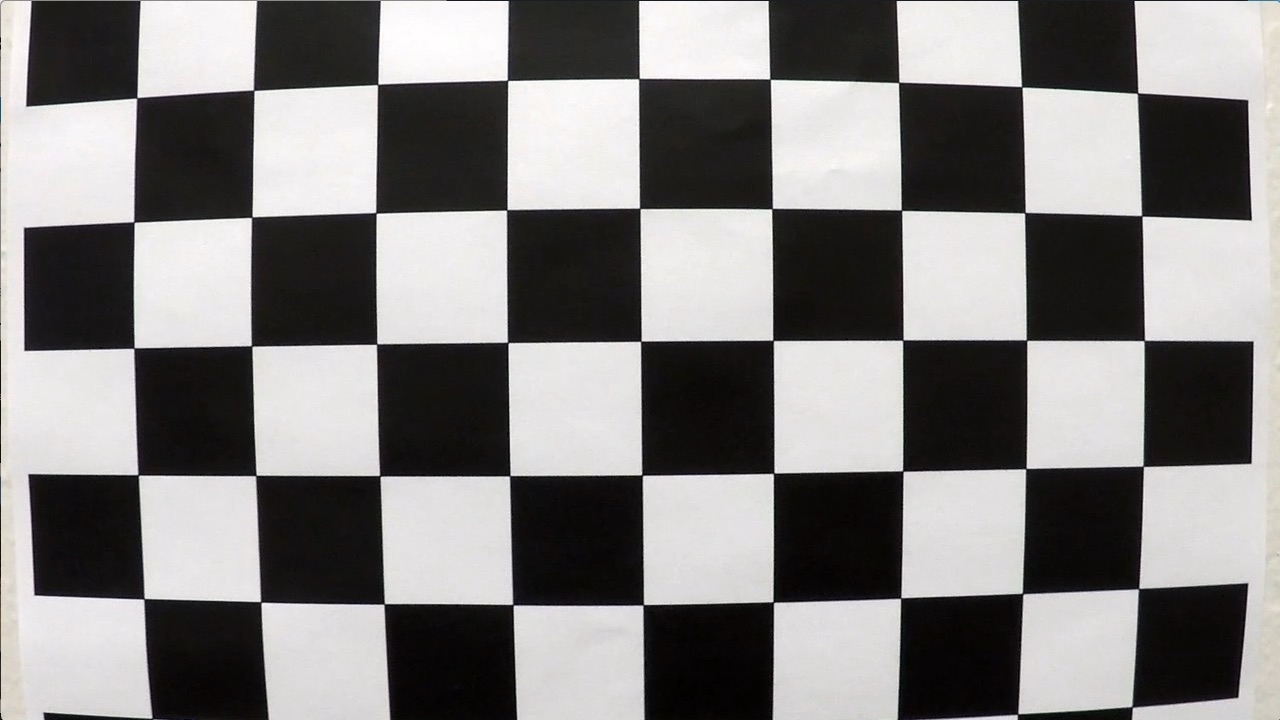
#> input picture camera_cal/calibration1.jpg, 1280 x 720 px; its folder holds 5 pictures in this run
$ python calibrate.py
#> lines starting #> are read from the running program, lines starting #| are printed output that depends on the picture; after the words box and inside, x2 and y2 are one past the last pixel; in counts of white or black regions, pixels touching at a corner belong together
import numpy as np
import cv2
import glob
import matplotlib.pyplot as plt
import pickle

# Prepare object points, like (0,0,0), (1,0,0), (2,0,0) ....,(6,5,0)
# The chessboard is considered as a flat plane, with z coordinate set to zero
objp = np.zeros((6*9,3), np.float32)
# We are reshaping the matrix as the format expected my the calibrate camera function
objp[:,:2] = np.mgrid[0:9, 0:6].T.reshape(-1,2)

# Arrays to store object points and image points from all the images.
objpoints = [] # 3d points in real world space
imgpoints = [] # 2d points in image plane.

# Make a list of calibration images
images = glob.glob('camera_cal/calibration*.jpg')
#counter to keep track the number of images for which the chessboard corners are detected properly.
counter = 0

# Step through the list and search for chessboard corners
for idx, fname in enumerate(images):
    img = cv2.imread(fname)
#> img is the input picture: shape (720, 1280, 3); mean B, G, R 127.8, 128.4, 130.1
    gray = cv2.cvtColor(img, cv2.COLOR_BGR2GRAY)

    # Find the chessboard corners
    ret, corners = cv2.findChessboardCorners(gray, (9,6), None)
#> ret = False; corners = None

    # If found, add object points, image points
    if ret == True:
        objpoints.append(objp)
        imgpoints.append(corners)
        counter = counter + 1
        # Draw and display the corners
        cv2.drawChessboardCorners(img, (9,6), corners, ret)
#> pass 2 of the loop `for idx, fname in enumerate(images):`:
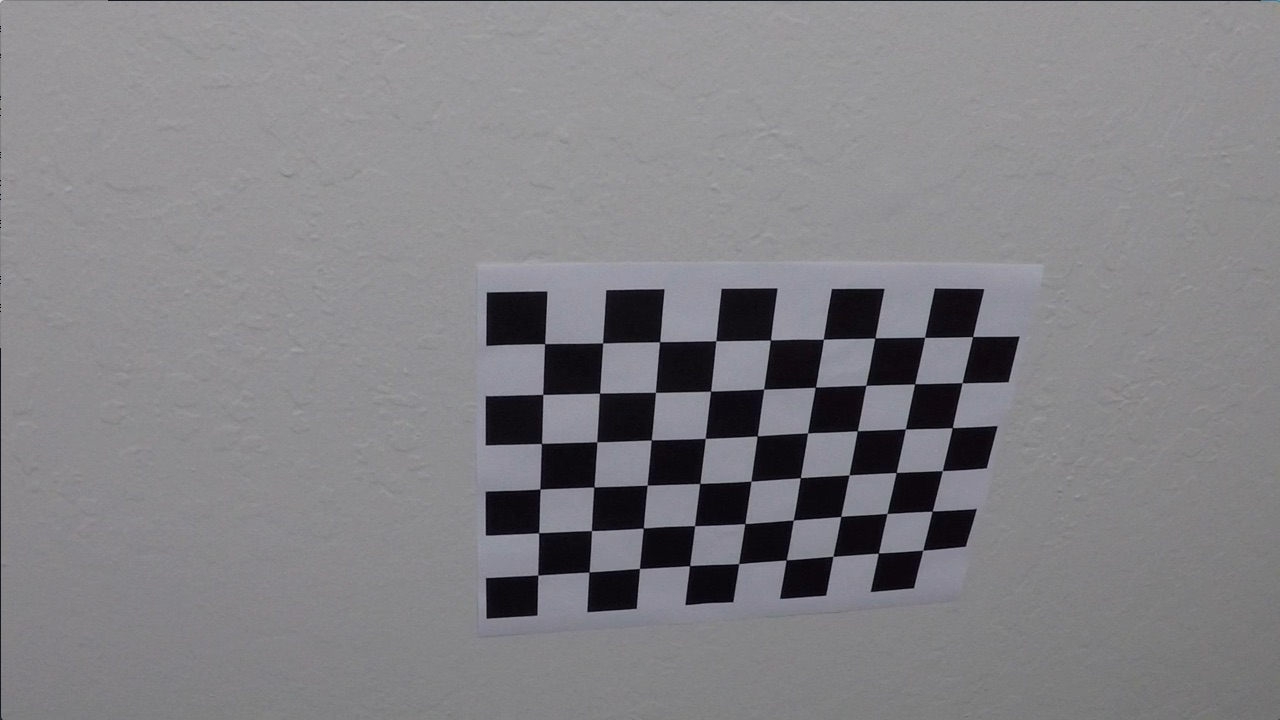
#> input picture camera_cal/calibration10.jpg, 1280 x 720 px
#> img is the input picture: shape (720, 1280, 3); mean B, G, R 133.1, 129.4, 130.2
#> ret = True; corners = 54 rows, first 8: [545.3, 343.1], [602.7, 342.8], [660.1, 341.3], [715.8, 340.7], [770.6, 340], [823.5, 339.2], [874.3, 338.5], [925.1, 337.4]
#> `cv2.drawChessboardCorners(img, (9,6), corners, ret)`:
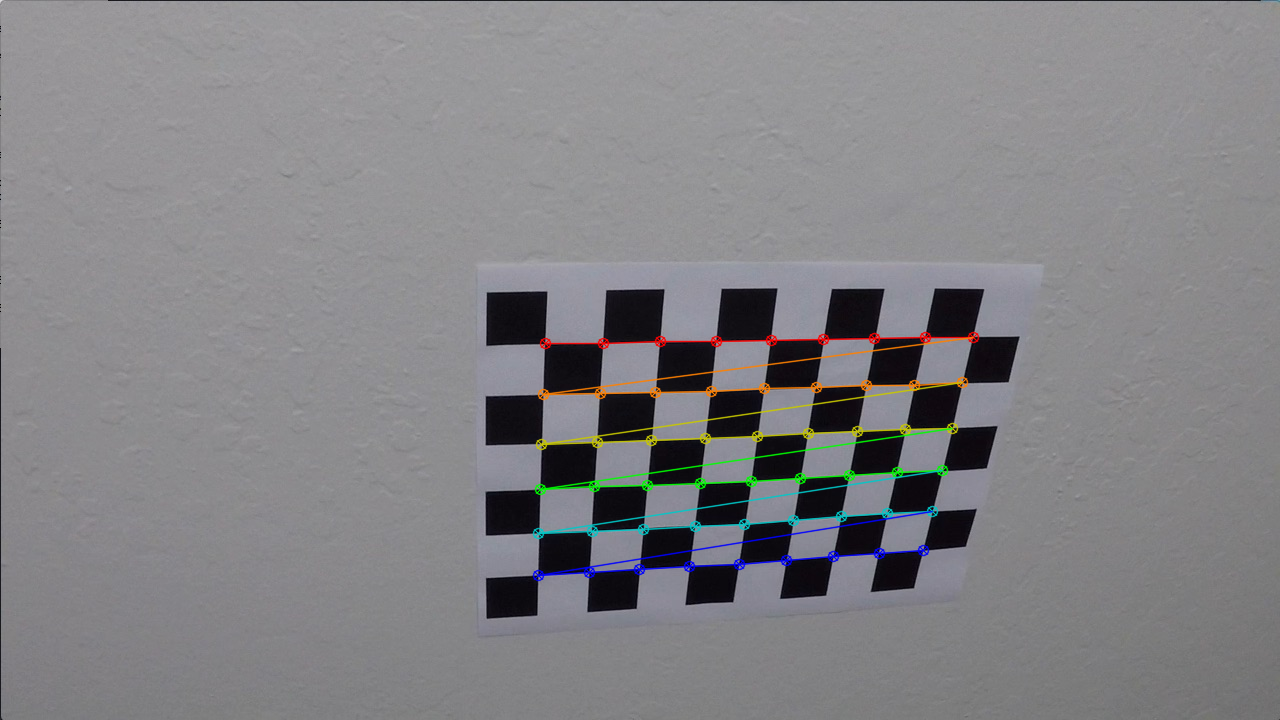
#> img: shape (720, 1280, 3); 1.91% of pixels changed, all inside (x1, y1, x2, y2) = (532, 331, 980, 582)
#> pass 3 of the loop `for idx, fname in enumerate(images):`:
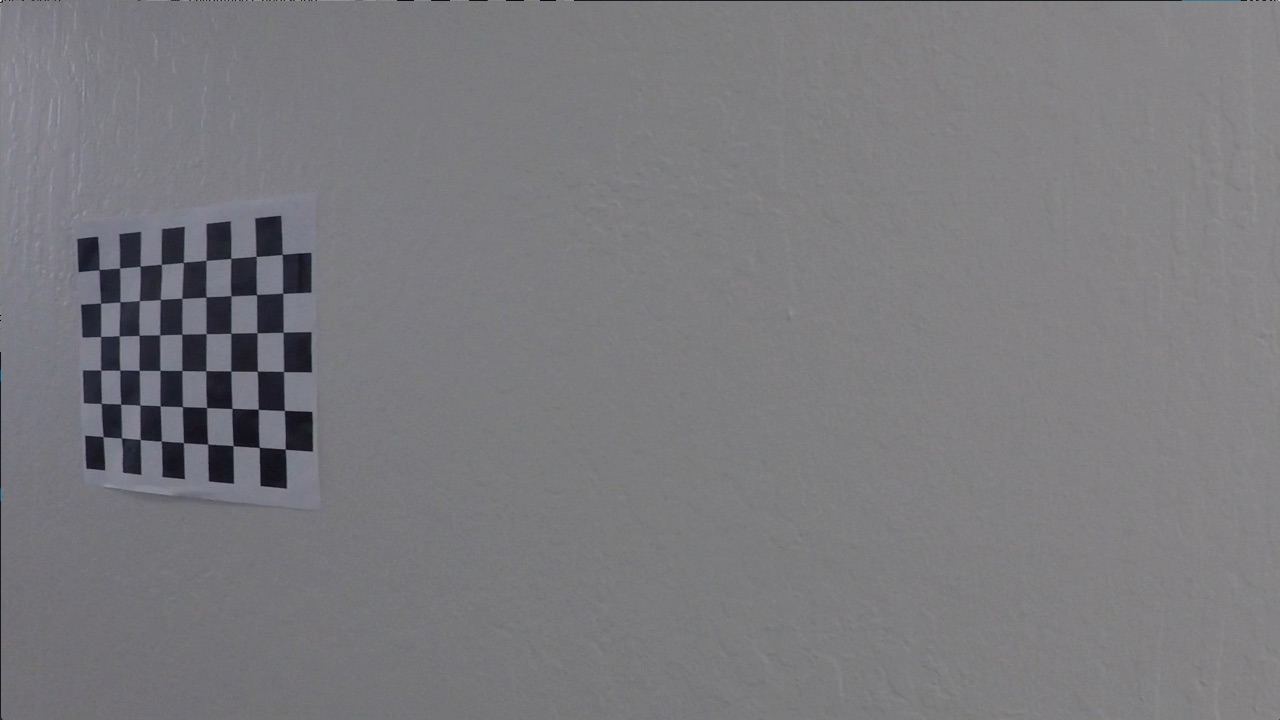
#> input picture camera_cal/calibration11.jpg, 1280 x 720 px
#> img is the input picture: shape (720, 1280, 3); mean B, G, R 125.2, 121.7, 122.2
#> corners = 54 rows, first 8: [99.22, 269.6], [119.6, 268], [140.1, 266.1], [161.3, 264.5], [183.3, 262.5], [206.1, 260.3], [230.7, 258.2], [256.2, 256.3]
#> `cv2.drawChessboardCorners(img, (9,6), corners, ret)`:
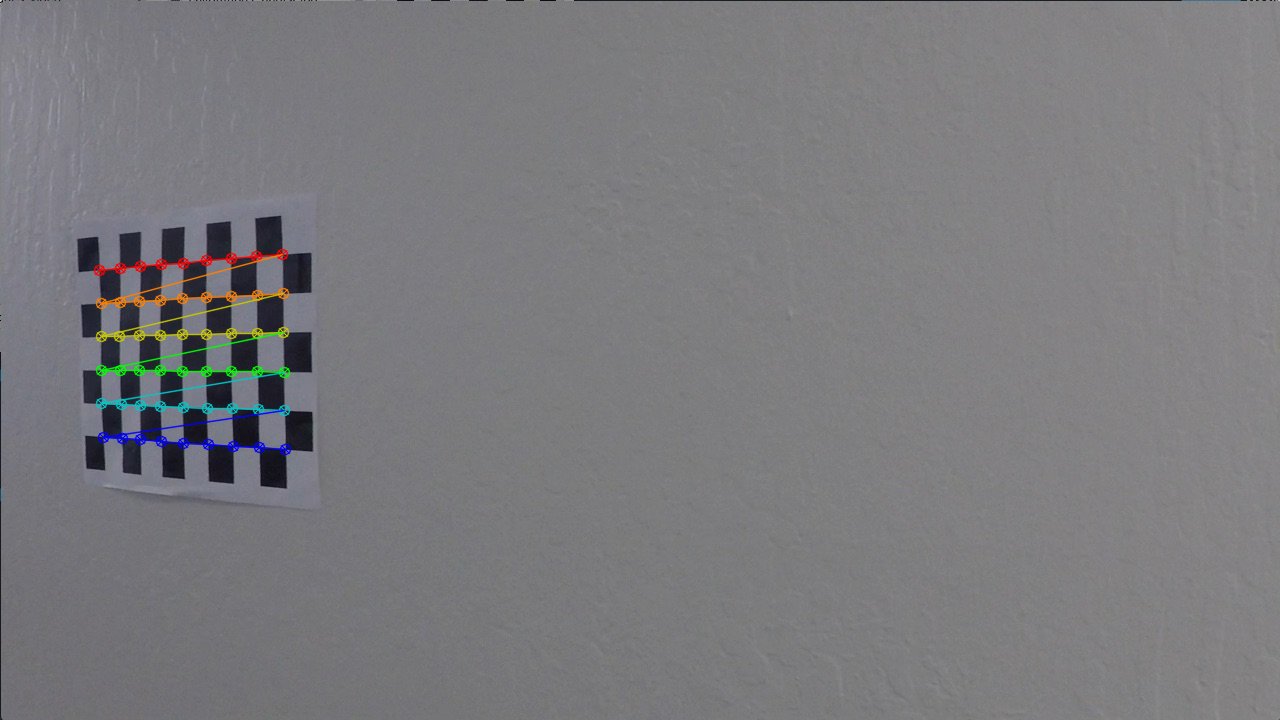
#> img: shape (720, 1280, 3); 1.11% of pixels changed, all inside (x1, y1, x2, y2) = (93, 248, 292, 456)
#> the loop made 5 passes; the first 3 are shown
        # [4 lines of commented-out code are left out]
print(counter)

img = cv2.imread('camera_cal/calibration4.jpg')
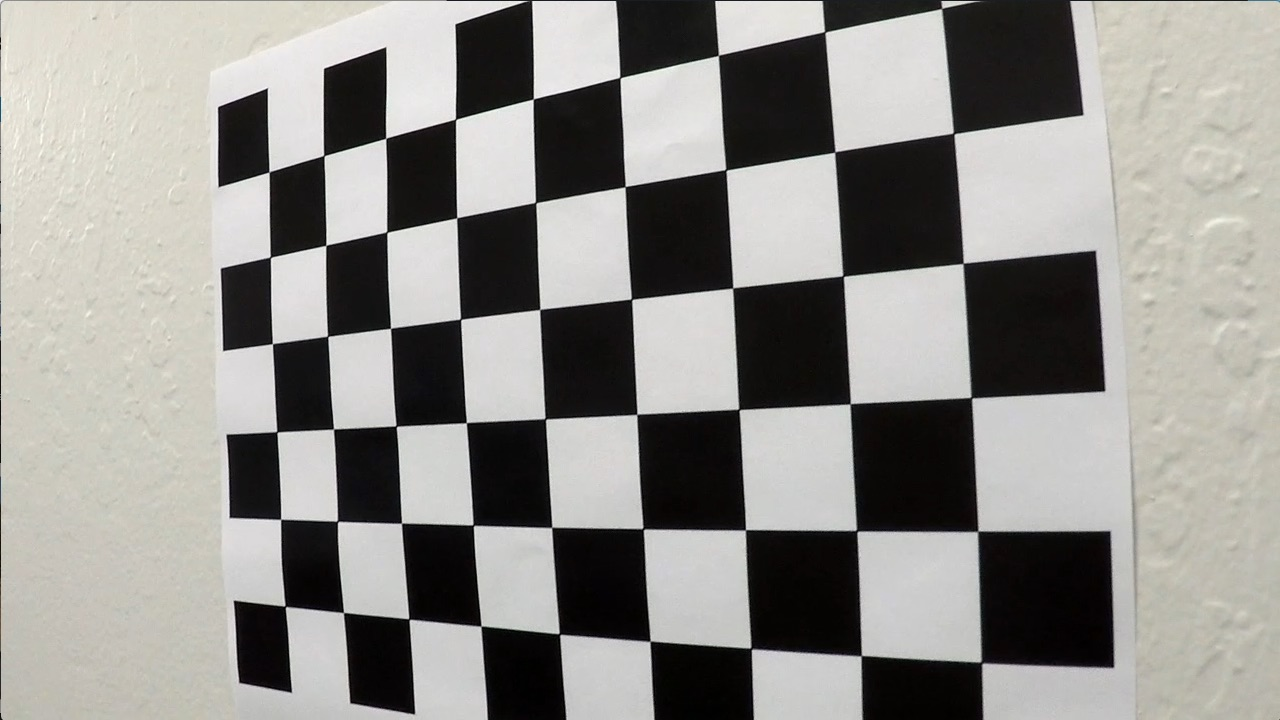
#> input picture camera_cal/calibration4.jpg, 1280 x 720 px
#> img is the input picture: shape (720, 1280, 3); mean B, G, R 138.8, 142.7, 144.2
img_size = (img.shape[1], img.shape[0])
#> img_size = (1280, 720)

# Do camera calibration given object points and image points
ret, mtx, dist, rvecs, tvecs = cv2.calibrateCamera(objpoints, imgpoints, img_size,None,None)
dist_pickle = {}
dist_pickle["mtx"] = mtx
dist_pickle["dist"] = dist
pickle.dump( dist_pickle, open( "camera_cal/cam.p", "wb" ) )
cv2.destroyAllWindows()
